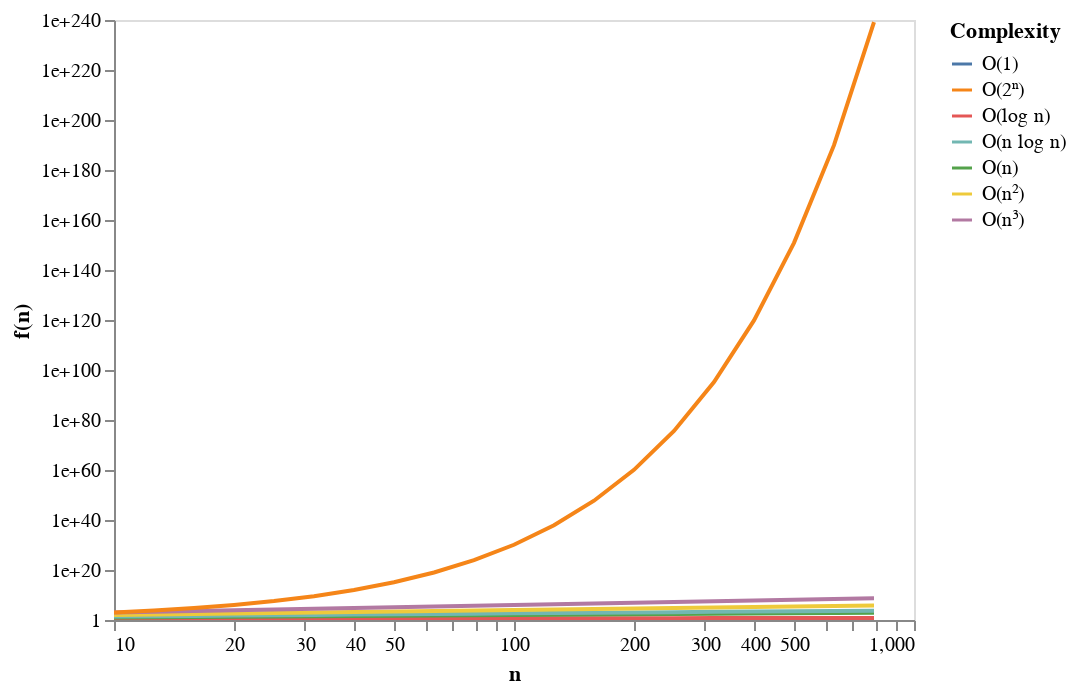

Source (notebook cell):
### Markdown cell above
It is also common to look at log-log plots:

### Code cell
# Disregard code - for plotting purposes only

# Creating the Dataset
n = 10.0**np.arange(1, 3, 0.1)
data = build_data(n)

# Plotting the graph
alt.Chart(data).mark_line(clip=True).encode(
    x=alt.X('n',
            scale=alt.Scale(type='log')),
    y=alt.Y('f(n)',
            scale=alt.Scale(type='log')),
    color='Complexity').configure_axis(grid=False)

### Figure 1 — Vega-Lite specification as saved in the notebook (floating-point values rounded to 4 significant figures; data arrays with more than 128 entries replaced by an {"elided": "..."} marker saying what was removed)
{"$schema": "https://vega.github.io/schema/vega-lite/v3.4.0.json", "config": {"axis": {"grid": false}, "mark": {"tooltip": null}, "view": {"height": 300, "width": 400}}, "data": {"name": "data-3f68563b55c40a3ea1ec68888ba5e883"}, "datasets": {"data-3f68563b55c40a3ea1ec68888ba5e883": {"elided": "140 records"}}, "encoding": {"color": {"field": "Complexity", "type": "nominal"}, "x": {"field": "n", "scale": {"type": "log"}, "type": "quantitative"}, "y": {"field": "f(n)", "scale": {"type": "log"}, "type": "quantitative"}}, "mark": {"clip": true, "type": "line"}}
